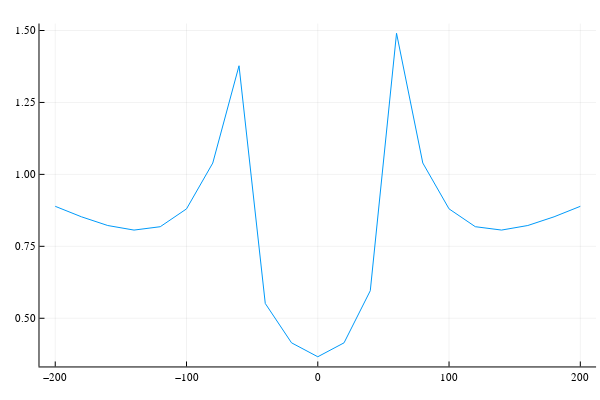

Notebook code cell kept with this figure:
### Code cell
ind0 = findall(yA .== 0)[1]
plot(xA,imagenE[ind0,:],label="")

### Figure 1 — Plotly figure (JSON) as saved in the notebook; plotly's stock layout.template omitted (floating-point values rounded to 4 significant figures)
{"data": [{"colorbar": {"len": 0.9525, "title": {"text": ""}, "x": 0.9934, "y": 0.5139}, "legendgroup": "", "line": {"color": "rgba(0, 154, 250, 1.000)", "dash": "solid", "shape": "linear", "width": 1}, "mode": "lines", "name": "", "showlegend": false, "type": "scatter", "x": [-200, -180, -160, -140, -120, -100, -80, -60, -40, -20, 0, 20, 40, 60, 80, 100, 120, 140, 160, 180, 200], "xaxis": "x", "y": [0.889, 0.8526, 0.8223, 0.8065, 0.8182, 0.8801, 1.039, 1.377, 0.5515, 0.4147, 0.3663, 0.4146, 0.5958, 1.49, 1.04, 0.8801, 0.8182, 0.8065, 0.8224, 0.8526, 0.8891], "yaxis": "y"}], "layout": {"annotations": [], "height": 400, "legend": {"bgcolor": "rgba(255, 255, 255, 1.000)", "bordercolor": "rgba(0, 0, 0, 1)", "borderwidth": 1, "font": {"color": "rgba(0, 0, 0, 1)", "family": "sans-serif", "size": 11}, "title": {"font": {"color": "rgba(0, 0, 0, 1)", "family": "sans-serif", "size": 15}, "text": ""}, "tracegroupgap": 0, "traceorder": "normal", "x": 1, "xanchor": "auto", "y": 1, "yanchor": "auto"}, "margin": {"b": 20, "l": 0, "r": 0, "t": 20}, "paper_bgcolor": "rgba(255, 255, 255, 1.000)", "plot_bgcolor": "rgba(255, 255, 255, 1.000)", "showlegend": true, "width": 600, "xaxis": {"anchor": "y", "domain": [0.06582, 0.9934], "gridcolor": "rgba(0, 0, 0, 0.1)", "gridwidth": 0.5, "linecolor": "rgba(0, 0, 0, 1)", "mirror": false, "range": [-212, 212], "showgrid": true, "showline": true, "showticklabels": true, "tickangle": 0, "tickcolor": "rgb(0, 0, 0)", "tickfont": {"color": "rgba(0, 0, 0, 1)", "family": "sans-serif", "size": 11}, "tickmode": "array", "ticks": "inside", "ticktext": ["−200", "−100", "0", "100", "200"], "tickvals": [-200, -100, 0, 100, 200], "title": {"font": {"color": "rgba(0, 0, 0, 1)", "family": "sans-serif", "size": 15}, "text": ""}, "type": "linear", "visible": true, "zeroline": false, "zerolinecolor": "rgba(0, 0, 0, 1)"}, "yaxis": {"anchor": "x", "domain": [0.03762, 0.9902], "gridcolor": "rgba(0, 0, 0, 0.1)", "gridwidth": 0.5, "linecolor": "rgba(0, 0, 0, 1)", "mirror": false, "range": [0.3326, 1.524], "showgrid": true, "showline": true, "showticklabels": true, "tickangle": 0, "tickcolor": "rgb(0, 0, 0)", "tickfont": {"color": "rgba(0, 0, 0, 1)", "family": "sans-serif", "size": 11}, "tickmode": "array", "ticks": "inside", "ticktext": ["0.50", "0.75", "1.00", "1.25", "1.50"], "tickvals": [0.5, 0.75, 1, 1.25, 1.5], "title": {"font": {"color": "rgba(0, 0, 0, 1)", "family": "sans-serif", "size": 15}, "text": ""}, "type": "linear", "visible": true, "zeroline": false, "zerolinecolor": "rgba(0, 0, 0, 1)"}}}
